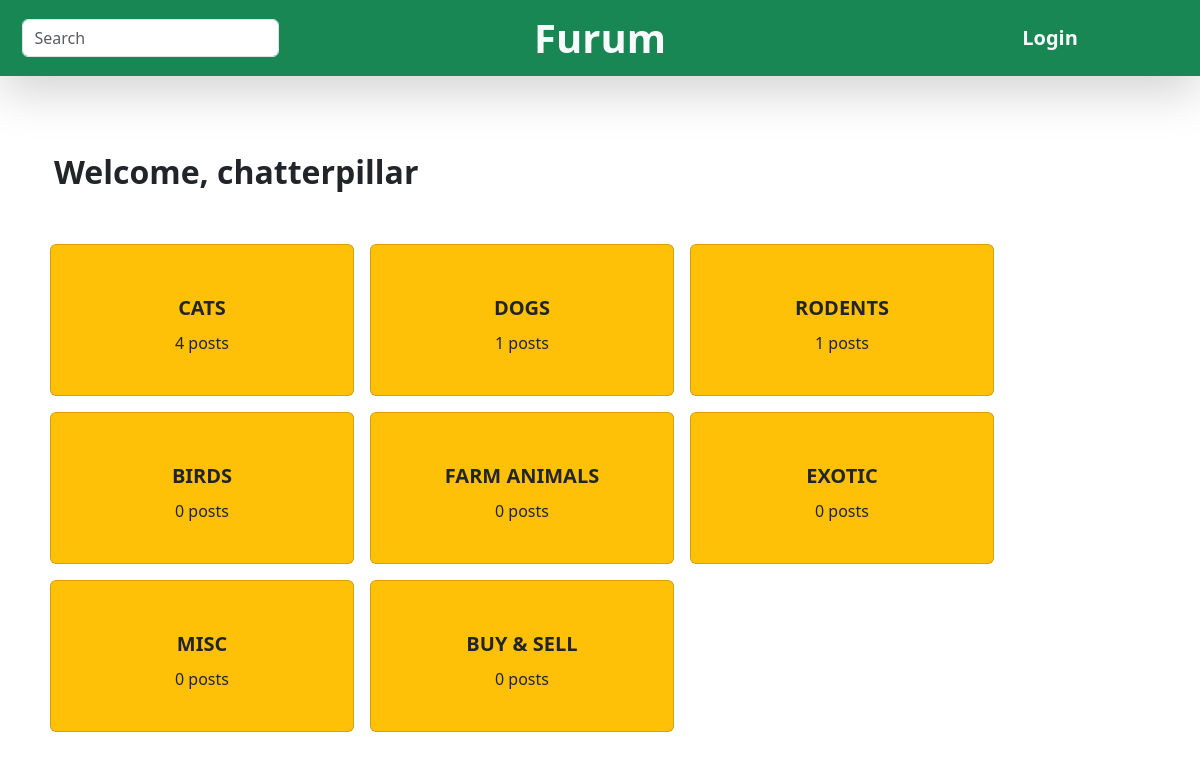
Before: /furum/ with the older database file.
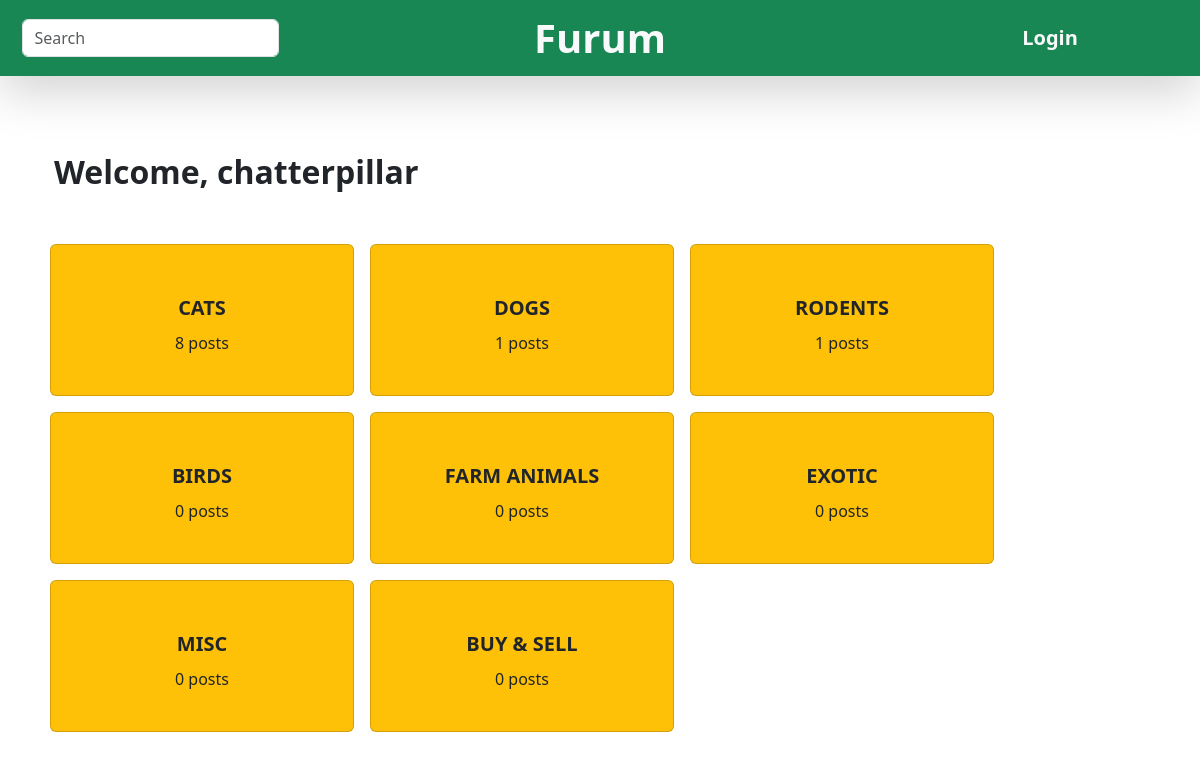
After: the same page with the newer database file.
### furumapp/models.py (models this page shows, shortened)
class Topic(models.Model):
    topic = models.CharField(max_length=1000)
    slug = models.CharField(max_length=1000)
    post_count = models.IntegerField()

### furumapp/views.py (the view)
# urls.py: path('', views.Home_View, name='home'),
def Home_View(request):
    topics = Topic.objects.all()
    return render(request, "furumapp/index.html", {"topics" : topics})

### furumapp/templates/furumapp/index.html
{% extends "furumapp/base.html" %}
{% load static %}
{% block content %}
    <div class="container mt-5 p-4">
                <p class="fs-2 fw-bold">Welcome, chatterpillar</p>
    </div>
    <div class="container d-flex flex-row flex-wrap">
        {% if topics %}
                {% for topic in topics %}
                    <div class="card bg-warning m-2 py-4" style="width: 19rem;">
                          <div class="card-body d-flex flex-column align-items-center">
                                <a href="/furum/posts/{{ topic.slug }}" class="link-dark text-center text-decoration-none fs-5 fw-bold my-2 stretched-link">{{ topic.topic }}</a>
                                <p class="card-text">{{ topic.post_count }} posts</p>
                          </div>
                    </div>
                {% endfor %}
        {% endif %}
    </div>
{% endblock %}

Changed rows visible on the page:
changed Topic "CATS": post_count "4" → "8"
